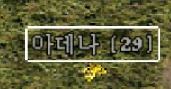
#> input picture config/adena_crop.png, 171 x 89 px
$ python -i classifier.py   (imports and definitions only)
#> lines starting #> are read from the running program, lines starting #| are printed output that depends on the picture; after the words box and inside, x2 and y2 are one past the last pixel; in counts of white or black regions, pixels touching at a corner belong together
#> further down, picture is the input picture: shape (89, 171, 3); mean B, G, R 56.7, 95.5, 95.9
"""Learned classifier: "does this crop look like a monster or not?"

Trained on the same data you were already collecting by hand -- every image
in templates_dir is a positive (monster) example, every image in
reject_templates_dir is a negative (not-monster, e.g. another player)
example. Features are HOG (edge/shape structure, via cv2.HOGDescriptor) +
an HSV color histogram (same idea as the earlier rule-based color check),
concatenated into one vector and fed to a linear SVM.

This is classical machine learning, not a deep neural network -- no GPU,
trains in well under a second on a few hundred images, and re-trains
automatically every time you capture a new example with 't' / 'r' so the
model keeps improving live.

Before classification, two cheap deterministic checks still run first
(same as the earlier rule-based matcher): a candidate must be at least
min_size_ratio of the average monster template's size, and must not be
dominated by a known non-target color (player-armor blue/pink).
"""

import glob
import logging
import os
import sys
import time

import cv2
import numpy as np

# paths.py (프로젝트 루트) import
_HERE = os.path.dirname(os.path.abspath(__file__))
_ROOT = os.path.dirname(_HERE)
if _ROOT not in sys.path:
    sys.path.insert(0, _ROOT)
from paths import get_templates_save_dir, get_reject_templates_save_dir
from sklearn.calibration import CalibratedClassifierCV
from sklearn.svm import SVC

logger = logging.getLogger("classifier")

FEATURE_SIZE = 64  # images are resized to FEATURE_SIZE x FEATURE_SIZE before feature extraction

_HOG = cv2.HOGDescriptor(
    _winSize=(FEATURE_SIZE, FEATURE_SIZE),
    _blockSize=(16, 16),
    _blockStride=(8, 8),
    _cellSize=(8, 8),
    _nbins=9,
)

DEFAULT_EXCLUDED_COLOR_RANGES = [
    # OpenCV hue is 0..180. h_min > h_max means the band wraps around 0/180 (for red/pink).
    {"name": "blue", "h_min": 95, "h_max": 135, "s_min": 60, "v_min": 60},
    {"name": "pink_red", "h_min": 145, "h_max": 10, "s_min": 60, "v_min": 60},
]


# [30 lines left out: functions _imread_unicode, _imwrite_unicode, _load_images, not called in this run]


def _extract_features(img_bgr):
    resized = cv2.resize(img_bgr, (FEATURE_SIZE, FEATURE_SIZE))
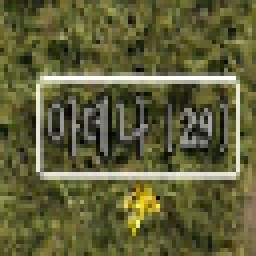
#> resized: shape (64, 64, 3) (shown 4 times larger); mean B, G, R 57, 95.9, 96.3
    gray = cv2.cvtColor(resized, cv2.COLOR_BGR2GRAY)
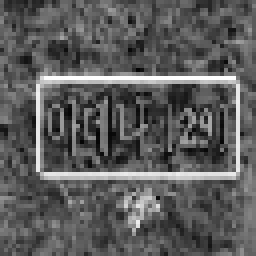
#> gray: shape (64, 64) (shown 4 times larger); min 4, max 255, mean 91.6
    hog_features = _HOG.compute(gray).flatten()
#> hog_features = 1764 values, max 0.446 at index 1057, min 0.00913 at index 164, mean 0.147

    hsv = cv2.cvtColor(resized, cv2.COLOR_BGR2HSV)
#> hsv: shape (64, 64, 3); mean H, S, V 30.2, 118.8, 97.9
    color_hist = cv2.calcHist([hsv], [0, 1], None, [30, 32], [0, 180, 0, 256])
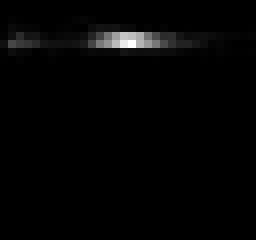
#> color_hist: shape (30, 32) float32 (shown 8 times larger); min 0, max 260, mean 4.3; drawn with min black and max white
    cv2.normalize(color_hist, color_hist, 0, 1, cv2.NORM_MINMAX)
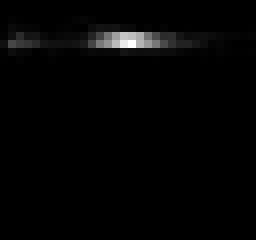
#> color_hist: shape (30, 32) float32 (shown 8 times larger); 16.88% of pixels changed, all inside (x1, y1, x2, y2) = (0, 0, 32, 26)

    return np.concatenate([hog_features, color_hist.flatten()])


# [18 lines left out: function _is_excluded_color, not called in this run]


class MonsterClassifier:
    # [56 lines left out: functions __init__, train, size_ok, not called in this run]

    def is_excluded_color(self, crop_bgr):
        return _is_excluded_color(crop_bgr, self.excluded_color_ranges, self.excluded_color_ratio)

    # [54 lines left out: functions predict, confirm, save_template, save_reject_template, not called in this run]

>>> import cv2
>>> picture = cv2.imread('../config/adena_crop.png')
>>> result = _extract_features(picture)
#> result = 2724 values, max 1 at index 1940, min 0 at index 1766, mean 0.101
